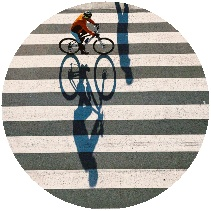
#> input picture Model_process/sintetic_dataset/transformed_sinthetic/207_inner.jpg, 211 x 211 px; its folder holds 4 pictures in this run
$ python rotator.py
#> lines starting #> are read from the running program, lines starting #| are printed output that depends on the picture; pictures that were not available may be replaced by others from this repository, and a replacement may not be noted
import os
import cv2
import numpy as np
import pandas as pd
import random
from tqdm import tqdm

# Paths
INPUT_FOLDER = "transformed_sinthetic"
OUTPUT_FOLDER = "rotated_synthetic"
os.makedirs(OUTPUT_FOLDER, exist_ok=True)

# Output metadata
output_data = []

# Helper function to rotate image
def rotate_image(image, angle):
    h, w = image.shape[:2]
    center = (w // 2, h // 2)
    rot_mat = cv2.getRotationMatrix2D(center, angle, 1.0)
    rotated = cv2.warpAffine(image, rot_mat, (w, h), flags=cv2.INTER_LINEAR, borderMode=cv2.BORDER_REFLECT)
    return rotated

# Get all _inner images
inner_files = sorted([f for f in os.listdir(INPUT_FOLDER) if "_inner" in f and f.endswith(".jpg")])

# Create synthetic rotated dataset
for idx, inner_filename in tqdm(enumerate(inner_files), total=len(inner_files)):
    # Get corresponding outer filename
    identifier = inner_filename.split("_")[0]
    outer_filename = f"{identifier}_outer.jpg"

    # Load images
    inner_path = os.path.join(INPUT_FOLDER, inner_filename)
    outer_path = os.path.join(INPUT_FOLDER, outer_filename)
    inner_img = cv2.imread(inner_path)
#> inner_img is the input picture: shape (211, 211, 3); mean B, G, R 168.5, 173.4, 175.4
    outer_img = cv2.imread(outer_path)
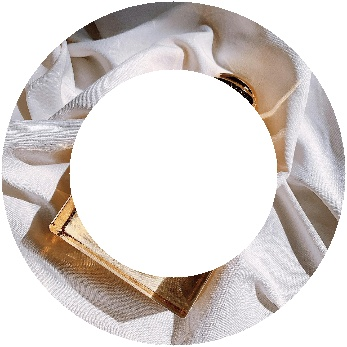
#> input picture Model_process/sintetic_dataset/transformed_sinthetic/203_outer.jpg, 347 x 347 px, given in place of 207_outer.jpg, which was not available
#> outer_img is the input picture: shape (347, 347, 3); mean B, G, R 209.2, 211.9, 218.3

    if inner_img is None or outer_img is None:
        print(f"Skipping {identifier}: image not found or corrupted.")
        continue

    # Generate random angles between -180 and 180
    inner_angle = random.uniform(-180, 180)
    outer_angle = random.uniform(-180, 180)
    total_angle = outer_angle - inner_angle

    # Rotate images
    rotated_inner = rotate_image(inner_img, inner_angle)
#> in rotate_image, `rotated = cv2.warpAffine(image, rot_mat, (w, h), flags=cv2.INTER_LINEA..`:
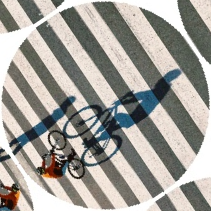
#> rotated: shape (211, 211, 3); mean B, G, R 153.1, 159.2, 162
    rotated_outer = rotate_image(outer_img, outer_angle)
#> call 2 of rotate_image, with angle = 92.86
#> in rotate_image (call 2), `rotated = cv2.warpAffine(image, rot_mat, (w, h), flags=cv2.INTER_LINEA..`:
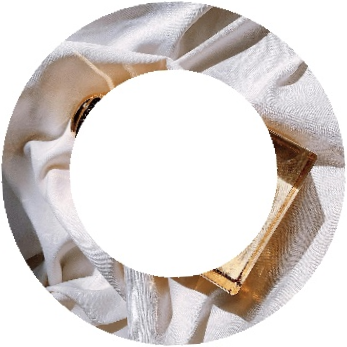
#> rotated: shape (347, 347, 3); mean B, G, R 209.2, 212, 218.3

    # New filenames
    new_id = f"{idx:03d}"
    new_inner_name = f"{new_id}_inner.jpg"
    new_outer_name = f"{new_id}_outer.jpg"
    inner_out_path = os.path.join(OUTPUT_FOLDER, new_inner_name)
    outer_out_path = os.path.join(OUTPUT_FOLDER, new_outer_name)

    # Save images
    cv2.imwrite(inner_out_path, rotated_inner)
    cv2.imwrite(outer_out_path, rotated_outer)

    # Append row to output data
    output_data.append({
        "unique_identifier": new_id,
        "inner": new_inner_name,
        "outer": new_outer_name,
        "degree_rotation_inner": round(inner_angle, 2),
        "degree_rotation_outer": round(outer_angle, 2),
        "degree_rotation_total": round(total_angle, 2),
        "dataset": "rotated_synthetic",
        "correct_angle": round(total_angle, 2)
    })

# Save to CSV
df_output = pd.DataFrame(output_data)
df_output.to_csv("rotated_dataset_metadata.csv", index=False)

print("✅ Dataset creation complete! CSV and images saved.")
